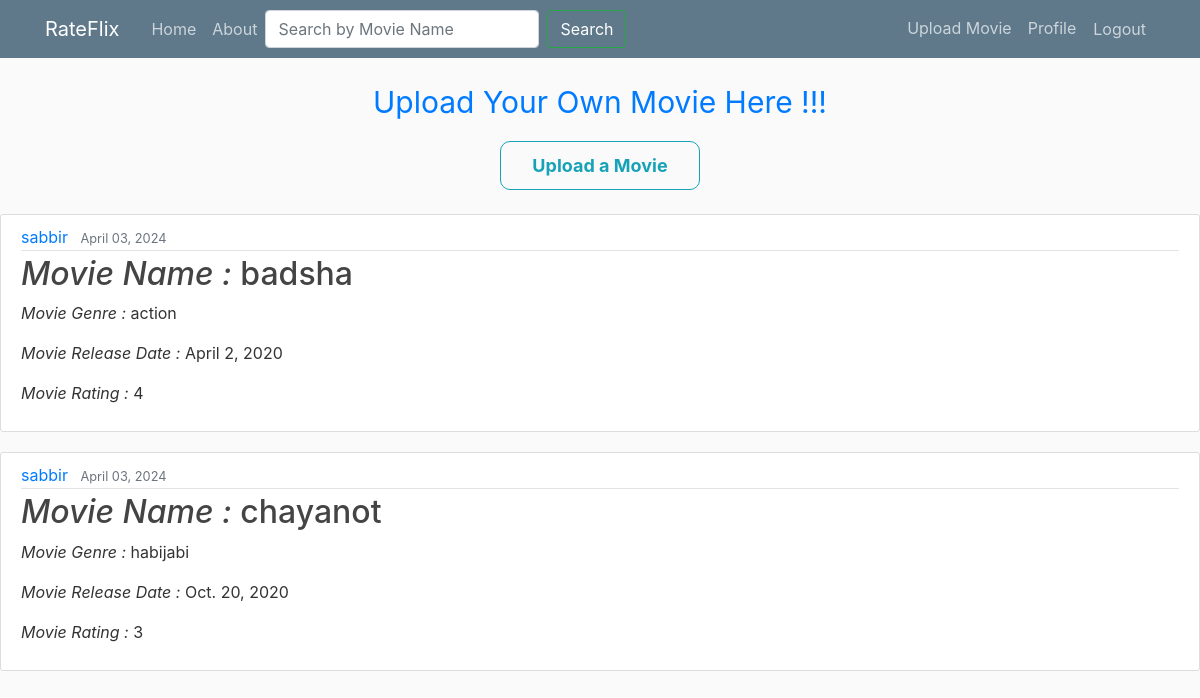
The app's page / (signed in) with its own data.
### movies/models.py (models this page shows, shortened)
class Movie(models.Model):
    name = models.CharField(max_length=100)
    genre = models.CharField(max_length=50)
    rating = models.CharField(max_length=5)
    release_date = models.DateField()
    date_posted = models.DateTimeField(default = timezone.now)
    author = models.ForeignKey(User, on_delete = models.CASCADE)

### movies/views.py (the view)
# urls.py: path('', MovieListView.as_view(), name='movie-list'),
class MovieListView(ListView):
    model = Movie
    template_name = 'movies/movie_list.html'
    context_object_name = 'movies'
    ordering = ['-release_date']
    paginate_by = 4
    def get_context_data(self, **kwargs):
        context = super().get_context_data(**kwargs)
        context['title'] = 'Movies'
        query = self.request.GET.get('search')
        if query:
            context['message'] = 'You searched for: "' + query + '". ' + 'No data found for "' + query + '"!'
        else:
            context['message'] = 'No search query provided'
        return context
    def get_queryset(self):
        query = self.request.GET.get('search')
        if query:
            return Movie.objects.filter(Q(name__icontains=query))
        else:
            return Movie.objects.all()

### movies/templates/movies/movie_list.html (shortened to what this page needs)
{% extends "movies/base.html" %}
{% load static %}
{% block content %}
<link rel="stylesheet" type="text/css" href="{% static 'movies/main.css' %}">
<div>
    <p id="homeheader" class="text-primary" style="display: flex; justify-content: center; align-items: center; font-size: 30px">Upload Your Own Movie Here !!! </p>
    <a class="btn btn btn-outline-info btn-md mt-2 mb-4" style="display: block; text-align: center ; width: 200px; margin: 10px auto; padding:10px; border-radius: 10px; font-size: 18px; font-weight: bold" href="{% url 'movie-create' %}">Upload a Movie</a>
    {% for movie in movies %}
        <article class="media content-section">
            <div class="media-body" >
                <div class="article-metadata">
                    <a class="mr-2" href="{% url 'user-movies' movie.author.username %}">{{ movie.author }}</a>
                    <small class="text-muted">{{ movie.date_posted | date:"F d, Y" }}</small>
                </div>
                <h2><i>Movie Name : </i><a class="article-title" href="{% url 'movie-detail' movie.id %}">{{ movie.name }}</a></h2>
                <p class="article-content"> <i>Movie Genre : </i>{{ movie.genre }}</p>
                <p class="article-content"> <i>Movie Release Date : </i>{{ movie.release_date }}</p>
                <p class="article-content"> <i>Movie Rating : </i>{{ movie.rating }}</p>
            </div>
        </article>
        {% empty %}
        <h2>{{ message }}</h2>
    {% endfor %}
</div>
{% endblock content %}

### movies/static/movies/main.css (style rules this page uses)
body { background: #fafafa; color: #333333; margin-top: 5rem; }
h1, h2, h3, h4, h5, h6 { color: #444444; }
.content-section { background: #ffffff; padding: 10px 20px; border: 1px solid #dddddd; border-radius: 3px; margin-bottom: 20px; }
.article-title { color: #444444; }
.article-content { white-space: pre-line; }
.article-metadata { padding-bottom: 1px; margin-bottom: 4px; border-bottom: 1px solid #e3e3e3 }
#homeheader { font-size: larger; }

### records on screen
Movie: author "sabbir", date_posted "April 03, 2024", name "badsha", genre "action", release_date "April 2, 2020", rating "4"
Movie: author "sabbir", date_posted "April 03, 2024", name "chayanot", genre "habijabi", release_date "Oct. 20, 2020", rating "3"
